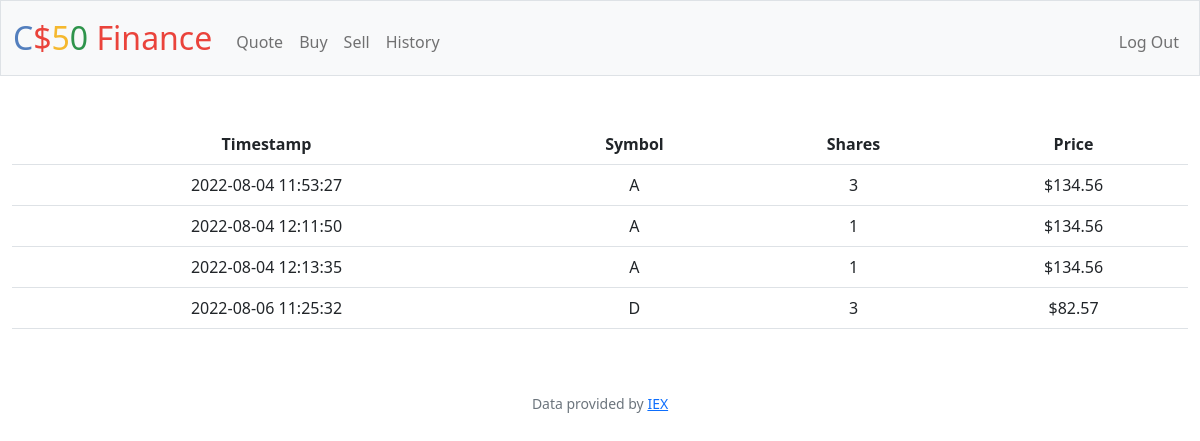
Screenshot of /history (signed in) with the database file from the repository.
### tables this page shows
CREATE TABLE history (user_id INTEGER NOT NULL, symbol TEXT NOT NULL, shares INTEGER NOT NULL, price NUMERIC NOT NULL, timestamp TIMESTAMP NOT NULL, FOREIGN KEY (user_id) REFERENCES users(id));

### app.py (the view)
@app.route("/history")
@login_required
def history():
    try:
        history = db.execute("SELECT symbol, shares, price, timestamp FROM history WHERE user_id = ?;", session["user_id"])
        return render_template("history.html", history=history)
    except:
        return apology("Bad Request!")

### app.py (called while the page is built)
@app.after_request
def after_request(response):
    response.headers["Cache-Control"] = "no-cache, no-store, must-revalidate"
    response.headers["Expires"] = 0
    response.headers["Pragma"] = "no-cache"
    return response

### helpers.py (called while the page is built)
def login_required(f):
    @wraps(f)
    def decorated_function(*args, **kwargs):
        if session.get("user_id") is None:
            return redirect("/login")
        return f(*args, **kwargs)
    return decorated_function

def usd(value):
    return f"${value:,.2f}"

### templates/history.html (shortened to what this page needs)
{% extends "layout.html" %}
{% block main %}
    <table class="table">
        <th>Timestamp</th>
        <th>Symbol</th>
        <th>Shares</th>
        <th>Price</th>
        {% for h in history %}
            <tr>
                <td>{{ h.timestamp }}</td>
                <td>{{ h.symbol }}</td>
                <td>{{ h.shares }}</td>
                <td>{{ h.price | usd }}</td>
            </tr>
        {% endfor %}
    </table>
{% endblock %}

### templates/layout.html (shortened to what this page needs)
<!DOCTYPE html>
<html lang="en">
    <head>
        <link href="https://cdn.jsdelivr.net/npm/bootstrap@5.1.3/dist/css/bootstrap.min.css" rel="stylesheet">
        <link href="/static/styles.css" rel="stylesheet">
    </head>
    <body>
        <nav class="bg-light border navbar navbar-expand-md navbar-light">
            <div class="container-fluid">
                <a class="navbar-brand" href="/"><span class="blue">C</span><span class="red">$</span><span class="yellow">5</span><span class="green">0</span> <span class="red">Finance</span></a>
                <div class="collapse navbar-collapse" id="navbar">
                    {% if session["user_id"] %}
                        <ul class="navbar-nav me-auto mt-2">
                            <li class="nav-item"><a class="nav-link" href="/quote">Quote</a></li>
                            <li class="nav-item"><a class="nav-link" href="/buy">Buy</a></li>
                            <li class="nav-item"><a class="nav-link" href="/sell">Sell</a></li>
                            <li class="nav-item"><a class="nav-link" href="/history">History</a></li>
                        </ul>
                        <ul class="navbar-nav ms-auto mt-2">
                            <li class="nav-item"><a class="nav-link" href="/logout">Log Out</a></li>
                        </ul>
                    {% else %}
                        <ul class="navbar-nav ms-auto mt-2">
                            <li class="nav-item"><a class="nav-link" href="/register">Register</a></li>
                            <li class="nav-item"><a class="nav-link" href="/login">Log In</a></li>
                        </ul>
                    {% endif %}
                </div>
            </div>
        </nav>
        <main class="container-fluid py-5 text-center">
            {% block main %}{% endblock %}
        </main>
        <footer class="mb-5 small text-center text-muted">
            Data provided by <a href="https://iexcloud.io/">IEX</a>
        </footer>
    </body>
</html>

### static/styles.css (style rules this page uses)
nav .navbar-brand { font-size: xx-large; }
nav .navbar-brand .blue { color: #537fbe; }
nav .navbar-brand .red { color: #ea433b; }
nav .navbar-brand .yellow { color: #f5b82e; }
nav .navbar-brand .green { color: #2e944b; }

### rows the page displays
history: timestamp "2022-08-04 11:53:27", symbol "A", shares "3", price "$134.56"
history: timestamp "2022-08-04 12:11:50", symbol "A", shares "1", price "$134.56"
history: timestamp "2022-08-04 12:13:35", symbol "A", shares "1", price "$134.56"
history: timestamp "2022-08-06 11:25:32", symbol "D", shares "3", price "$82.57"
